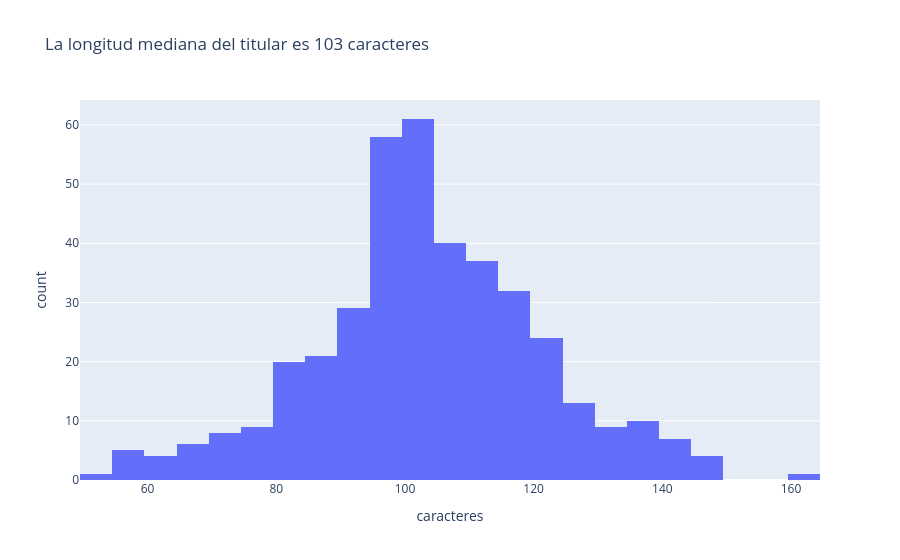

The code cell stored with this chart in its notebook:
### Code cell
df['caracteres'] = df['titular'].str.len()
mediana = int(df['caracteres'].median())
fig = px.histogram(df, x='caracteres', nbins=30,
                   title=f"La longitud mediana del titular es {mediana} caracteres")
fig.show()

fig_estatica, ax = plt.subplots(figsize=(8, 4))
ax.hist(df['caracteres'], bins=30, color='#636efa', edgecolor='white')
ax.axvline(mediana, color='#d62728', linestyle='--', label=f'Mediana: {mediana}')
ax.set(title=fig.layout.title.text, xlabel='Caracteres', ylabel='Noticias')
ax.legend()
fig_estatica.tight_layout()
plt.show()

### Figure 1 — Plotly figure (JSON) as saved in the notebook; plotly's stock layout.template omitted (floating-point values rounded to 4 significant figures; data arrays with more than 128 entries replaced by an {"elided": "..."} marker saying what was removed)
{"data": [{"bingroup": "x", "hovertemplate": "caracteres=%{x}<br>count=%{y}<extra></extra>", "legendgroup": "", "marker": {"color": "#636efa", "pattern": {"shape": ""}}, "name": "", "nbinsx": 30, "orientation": "v", "showlegend": false, "type": "histogram", "x": {"elided": "399 int values"}, "xaxis": "x", "yaxis": "y"}], "layout": {"barmode": "relative", "legend": {"tracegroupgap": 0}, "title": {"text": "La longitud mediana del titular es 103 caracteres"}, "xaxis": {"anchor": "y", "domain": [0.0, 1.0], "title": {"text": "caracteres"}}, "yaxis": {"anchor": "x", "domain": [0.0, 1.0], "title": {"text": "count"}}}}
